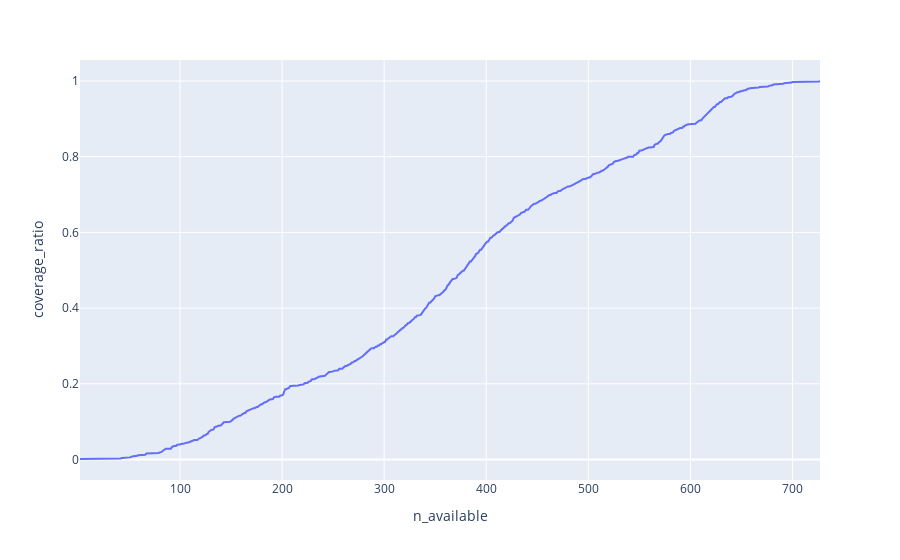

Notebook cell for this chart:
### Markdown cell above
Distribution of covered days is as follows:

### Code cell
n_available_array = np.arange(np.min(data_beforeLast30Days['n']), nmax+1 , 1)

def get_coverage(n_available):
    covered_prop_per_day = (n_available * 12)/data_beforeLast30Days['cnt']
    is_covered_per_day = np.where(covered_prop_per_day < 1, 0, 1)
    covered_days = np.sum(is_covered_per_day)
    covered_ratio = covered_days/data_beforeLast30Days.shape[0]
    return covered_ratio
    
get_coverage_v = np.vectorize(get_coverage)

coverage_ratio_array = get_coverage_v(n_available_array)

df_coverage = pd.DataFrame({'n_available': n_available_array, 'coverage_ratio': coverage_ratio_array})

px.line(df_coverage, x='n_available', y='coverage_ratio')

### Figure 1 — Plotly figure (JSON) as saved in the notebook; plotly's stock layout.template omitted (floating-point values rounded to 4 significant figures; data arrays with more than 128 entries replaced by an {"elided": "..."} marker saying what was removed)
{"data": [{"hovertemplate": "n_available=%{x}<br>coverage_ratio=%{y}<extra></extra>", "legendgroup": "", "line": {"color": "#636efa", "dash": "solid"}, "mode": "lines", "name": "", "orientation": "v", "showlegend": false, "type": "scatter", "x": {"elided": "726 int values"}, "xaxis": "x", "y": {"elided": "726 float values"}, "yaxis": "y"}], "layout": {"legend": {"tracegroupgap": 0}, "margin": {"t": 60}, "xaxis": {"anchor": "y", "domain": [0, 1], "title": {"text": "n_available"}}, "yaxis": {"anchor": "x", "domain": [0, 1], "title": {"text": "coverage_ratio"}}}}
